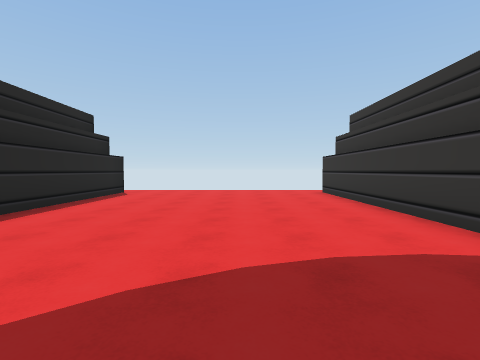
View 1 (above)

22 first-person views from a walk through a Unity game level. The camera is 1.4 m above the floor, tilts 2° down and sees 85° across. The floor is counted in squares, 2 m on a side. Each view is taken from the middle of a square. On the plan, view 1 faces up. The plan holds only what a view shows up to about 9 squares ahead; the rest is blank. The place goes on beyond the plan. The player is left out. Some surface patterns are stand-ins.

View 2
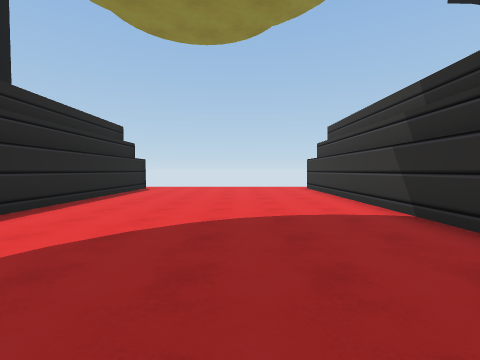

View 3
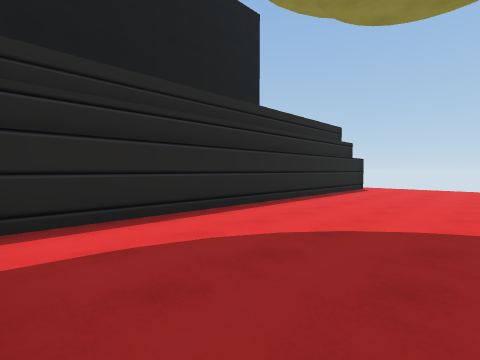

View 4
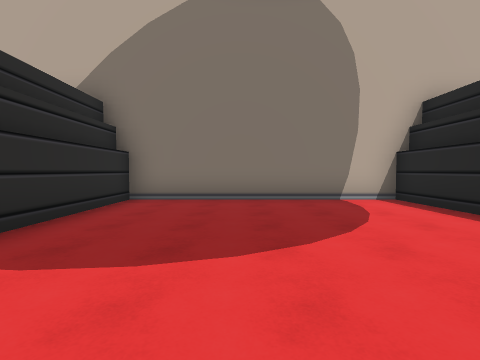

View 5
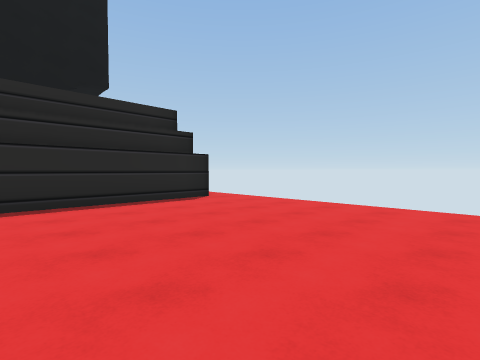

View 6
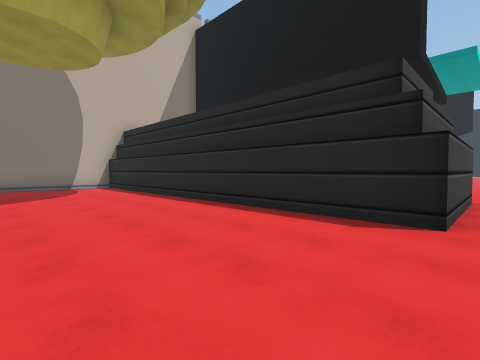

View 7
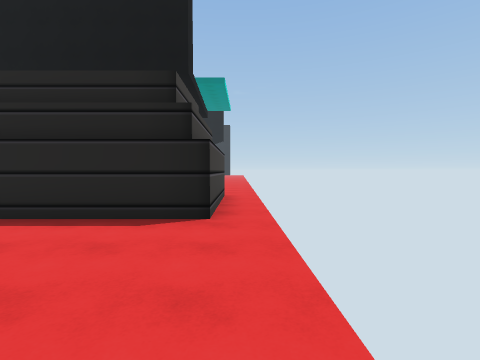

View 8
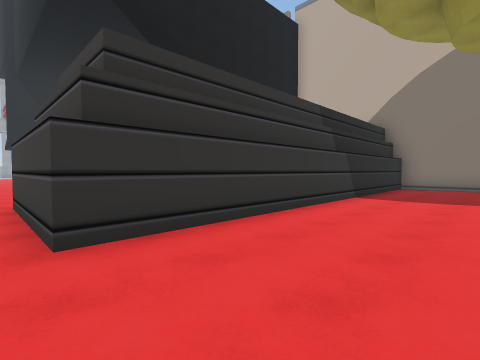

View 9
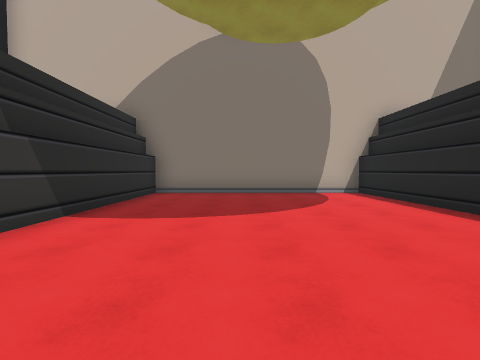

View 10
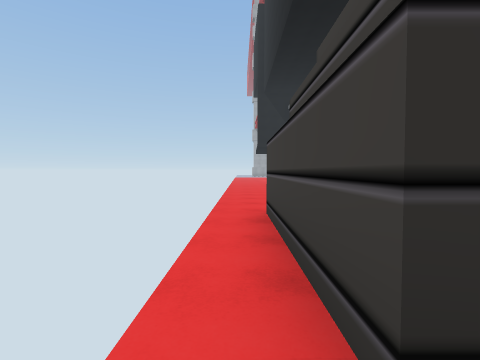

View 11
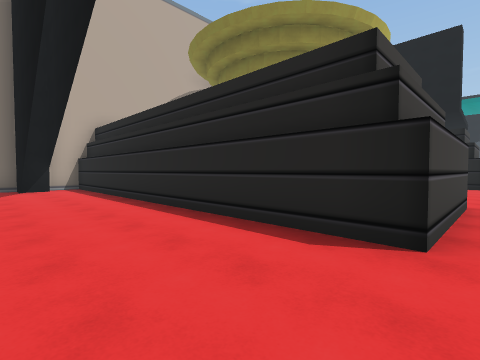

View 12
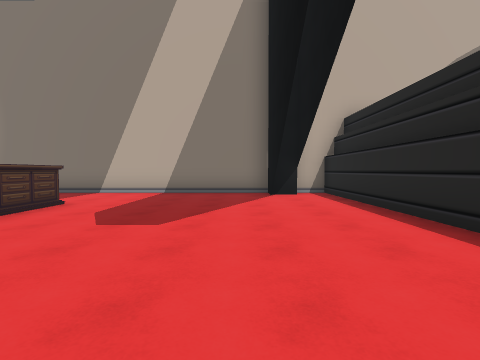

View 13
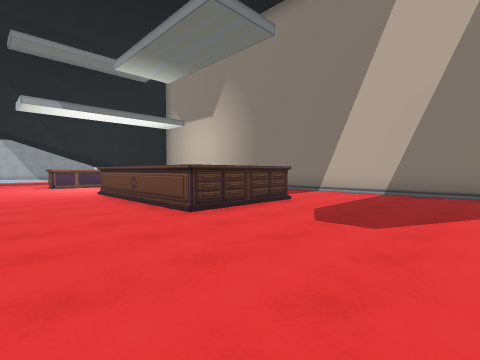

View 14
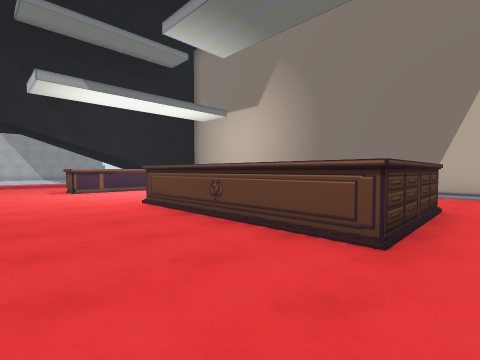

View 15
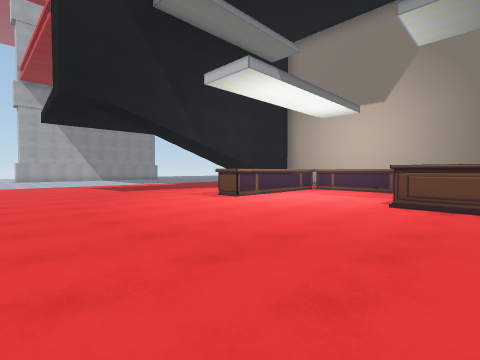

View 16
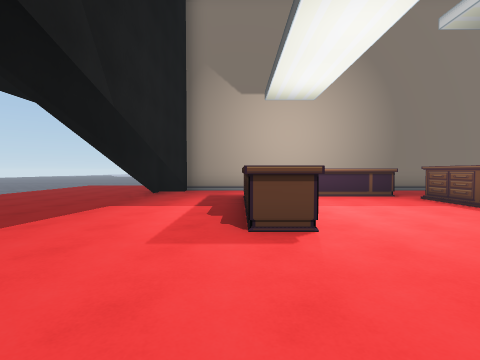

View 17
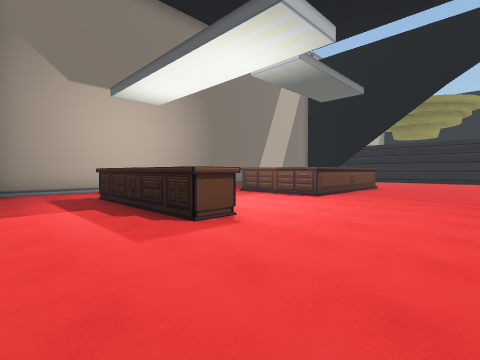

View 18
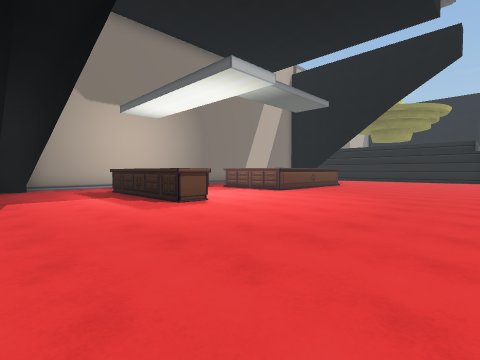

View 19
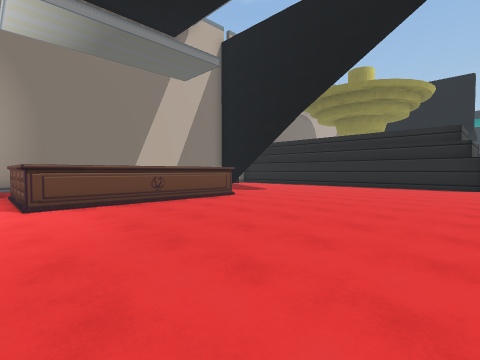

View 20
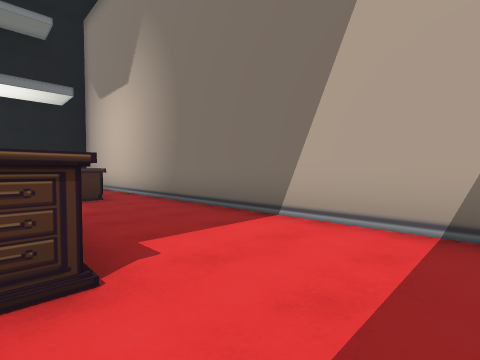

View 21
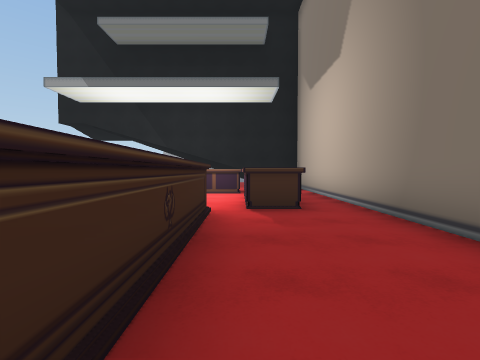

View 22
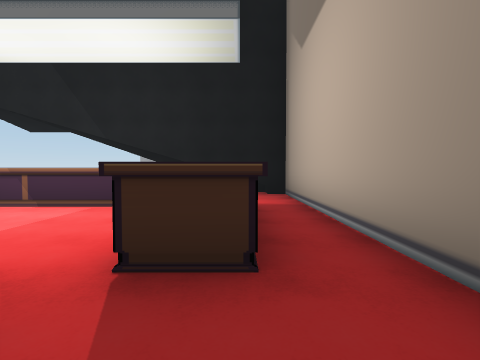

### Floor plan
Key: @ floor where view 1 was taken; # wall or solid block; . floor; ^ raised ledge.
Columns run from 7 left of view 1 to 25 right of it. Each row starts with its distance up from view 1.
  9 .................................
  8 ####......####...................
  7    #......#  #...................
  6    #......#  #...................
  5    #......#  #...................
  4    #......#  #..............^^...
  3    #......#  #......^^^^^...^^...
  2    #......#  #......^   ^...^^...
  1    #......#  #......^^^^^...^^...
  0    #...@..#  #...........^^^^^.#.
 -1    #......#  #.#.........^^^^..#.
 -2    #......#  #.#...............#.
 -3    ########  ###################

Positions as (right, up) in squares from view 1, and headings:
1: (0, 0), facing up
2: (0, -2), facing up
3: (0, -2), facing up-left
4: (0, 4), facing down
5: (2, 4), facing up-left
6: (0, 9), facing down-left
7: (0, 9), facing left
8: (0, 9), facing down-right
9: (0, 6), facing down
10: (2, 9), facing right
11: (9, 9), facing down-left
12: (9, 6), facing down
13: (9, 6), facing down-right
14: (12, 6), facing down-right
15: (16, 9), facing down-right
16: (22, 7), facing down
17: (24, 7), facing down-left
18: (25, 9), facing down-left
19: (18, 9), facing down-left
20: (11, 1), facing down-right
21: (13, 0), facing right
22: (16, -1), facing right
